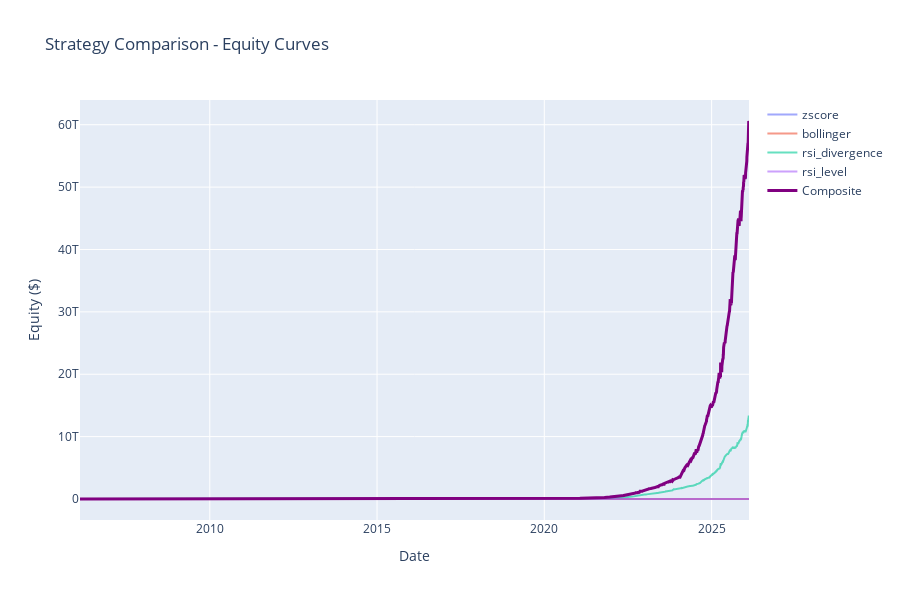

The code cell stored with this chart in its notebook:
### Code cell
# Visualize strategy comparison
fig = go.Figure()

# Add traces for each strategy
for name, result in individual_results.items():
    fig.add_trace(go.Scatter(
        x=result.equity_curve.index,
        y=result.equity_curve,
        mode='lines',
        name=name,
        opacity=0.6
    ))

# Add composite
fig.add_trace(go.Scatter(
    x=results.equity_curve.index,
    y=results.equity_curve,
    mode='lines',
    name='Composite',
    line=dict(width=3, color='purple')
))

fig.update_layout(
    title='Strategy Comparison - Equity Curves',
    xaxis_title='Date',
    yaxis_title='Equity ($)',
    hovermode='x unified',
    height=600
)

fig.show()

### Figure 1 — Plotly figure (JSON) as saved in the notebook; plotly's stock layout.template omitted (floating-point values rounded to 4 significant figures; data arrays with more than 128 entries replaced by an {"elided": "..."} marker saying what was removed)
{"data": [{"mode": "lines", "name": "zscore", "opacity": 0.6, "type": "scatter", "x": {"elided": "5032 str values"}, "y": {"elided": "5032 float values"}}, {"mode": "lines", "name": "bollinger", "opacity": 0.6, "type": "scatter", "x": {"elided": "5032 str values"}, "y": {"elided": "5032 float values"}}, {"mode": "lines", "name": "rsi_divergence", "opacity": 0.6, "type": "scatter", "x": {"elided": "5032 str values"}, "y": {"elided": "5032 float values"}}, {"mode": "lines", "name": "rsi_level", "opacity": 0.6, "type": "scatter", "x": {"elided": "5032 str values"}, "y": {"elided": "5032 float values"}}, {"line": {"color": "purple", "width": 3}, "mode": "lines", "name": "Composite", "type": "scatter", "x": {"elided": "5032 str values"}, "y": {"elided": "5032 float values"}}], "layout": {"height": 600, "hovermode": "x unified", "title": {"text": "Strategy Comparison - Equity Curves"}, "xaxis": {"title": {"text": "Date"}}, "yaxis": {"title": {"text": "Equity ($)"}}}}
